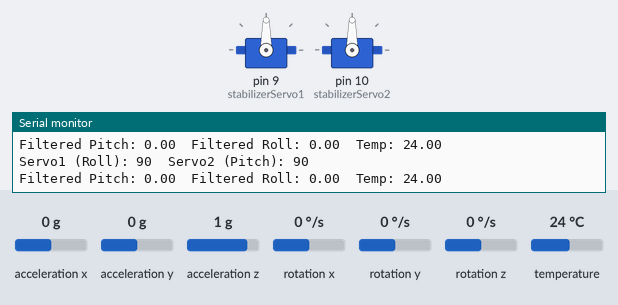
The sketch below on a simulated Arduino Uno, built with avr-gcc and run on an emulated ATmega328P. On the bench: 2 × servo, the last lines printed to the serial monitor. The inputs (shaded band) are chosen by the test bench; at power-on: rotation x 0 °/s, acceleration x 0 g, rotation y 0 °/s, acceleration z 1 g, acceleration y 0 g, rotation z 0 °/s, temperature 24 °C.

Above: at 1.3 s.
1.4 s: rotation x set to -100 °/s
At 2.8 s:
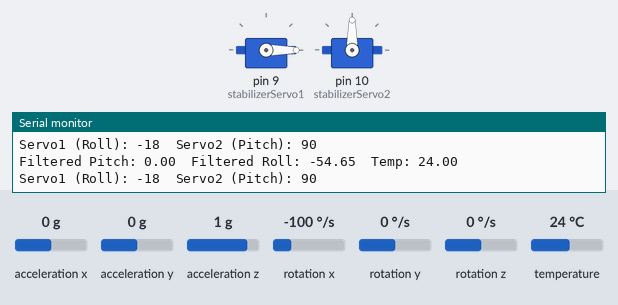
4.4 s: acceleration x set to 0.8 g
At 6.8 s:
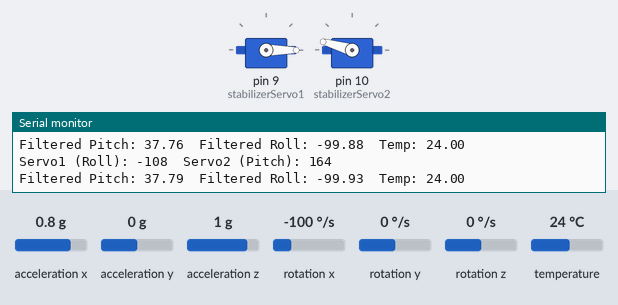
7.4 s: rotation y set to -192 °/s
At 8.6 s:
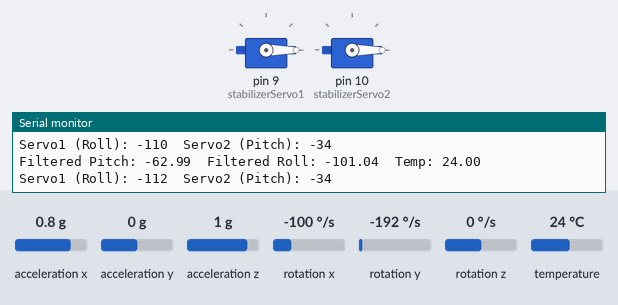
9.6 s: acceleration z set to 0 g
At 12.4 s:
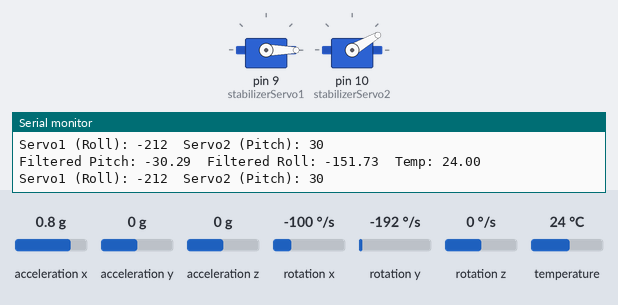
12.6 s: rotation y set to 100 °/s
14.4 s: rotation x set to 100 °/s
At 18.0 s:
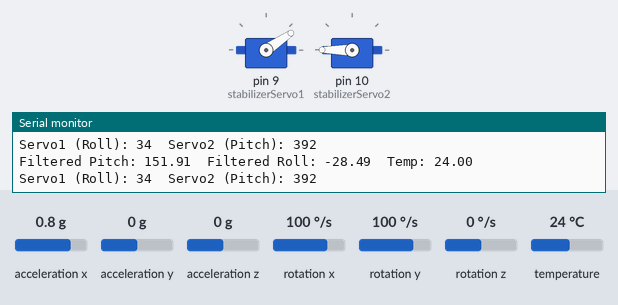
Timing chart, 0 to 18.4 s (numbered marks = the images above; inputs shaded):
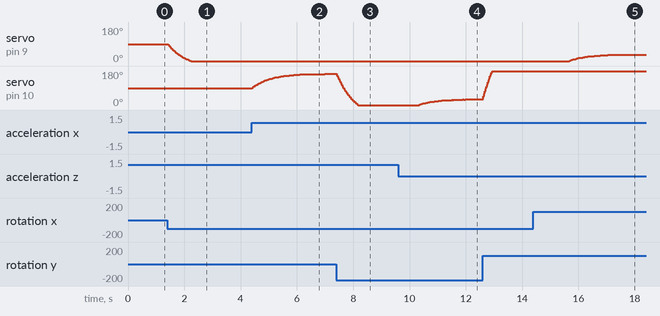

The sketch:

stabilizer2motors.ino
```cpp
// libraries
#include <Wire.h>
#include <Adafruit_MPU6050.h>
#include <Adafruit_Sensor.h>
#include <Servo.h>


 // initializing the values
 Servo stabilizerServo1; // for first motor,  parallax
 Servo stabilizerServo2; // for another motor, sg90
Adafruit_MPU6050 mpu;
float pitch_gyro = 0;
float roll_gyro = 0;
float filtered_pitch = 0;
float filtered_roll = 0;
unsigned long previousTime = 0;

const float SHAKE_THRESHOLD = 2.0;   // G-force (acceleration)
const float TILT_THRESHOLD = 15.0;   // Degrees per second (gyro)


bool debugMode = false;
// Part 1.A
void setup() {
  Serial.begin(115200);
  while (!Serial);  // Wait for Serial Monitor (optional)
  Wire.begin();

  // Run a quick test to understand if MPU is detected
  // otherwise, program will break
  if (!mpu.begin(0x68)) {  // Confirmed I2C address
    Serial.println("MPU6050 not found!");
    while (1);
  }

    stabilizerServo1.attach(9); // D9
    stabilizerServo2.attach(10); // D10

  //set up your MPU to record values
  mpu.setAccelerometerRange(MPU6050_RANGE_8_G); // acceleration sensor measure
  mpu.setGyroRange(MPU6050_RANGE_500_DEG); // sets the rotation speed range in degrees per second
  mpu.setFilterBandwidth(MPU6050_BAND_21_HZ); // helps to get smoother data

  previousTime = millis();


  delay(100);
}


// recording values
  void loop() {
  // getting the data from sensor
  sensors_event_t a, g, temp;
  mpu.getEvent(&a, &g, &temp);

  //test
  if (abs(a.acceleration.x) > SHAKE_THRESHOLD || abs(a.acceleration.y) > SHAKE_THRESHOLD || abs(a.acceleration.z - 9.8) > SHAKE_THRESHOLD) {
   //Serial.println("Shake detected!");
  }
  if (abs(g.gyro.x) > TILT_THRESHOLD || abs(g.gyro.y) > TILT_THRESHOLD || abs(g.gyro.z) > TILT_THRESHOLD) {
    //Serial.println("Tilt detected!");
  }


  // calculating the tilt/pitch
  float pitch_acc = 180 * atan2(a.acceleration.x, sqrt(a.acceleration.y * a.acceleration.y + a.acceleration.z * a.acceleration.z))/PI;
  float roll_acc  = 180 * atan2(-a.acceleration.x, a.acceleration.z) / PI;

  unsigned long currentTime = millis();
  float deltaTime = (currentTime - previousTime) / 1000.0;
  previousTime = currentTime;


  float alpha = 0.96;
 // filtered_pitch = alpha * (filtered_pitch + g.gyro.y * deltaTime * 180 / PI) + (1 - alpha) * pitch_acc;
  //filtered_roll  = alpha * (filtered_roll  + g.gyro.x * deltaTime * 180 / PI) + (1 - alpha) * roll_acc;

    filtered_roll  = alpha * (filtered_roll  + g.gyro.x * deltaTime * 180 / PI) + (1 - alpha) * roll_acc;
    filtered_pitch = alpha * (filtered_pitch + g.gyro.y * deltaTime * 180 / PI) + (1 - alpha) * pitch_acc;

  // Clamp filtered_roll to reasonable range (-45° to +45°)
  //float limitedRoll = constrain(filtered_roll, -45.0, 45.0);
  float limitedRoll = filtered_roll; // To see raw range
  float limitedPitch = filtered_pitch;
  // Map -45 to +45 degrees roll → 0 to 180 servo angle
  int servoAngle = map(limitedRoll, -45.0, 45.0, 0, 180);
  int servoPitch = map(limitedPitch,  -45.0, 45.0, 0, 180);

  // Send to servo
  stabilizerServo1.write(servoAngle); // parallax motor
  stabilizerServo2.write(servoPitch); // sg90


  if (debugMode){
  // linear acceperation
  Serial.print(" Xacc: "); Serial.print(a.acceleration.x); Serial.print("\t");
  Serial.print(" Yacc: "); Serial.print(a.acceleration.y); Serial.print("\t");
  Serial.print(" Zacc: "); Serial.print(a.acceleration.z); Serial.print("\t");


  // angualar velocity. tells us how fast youre tilting or spinninng
  Serial.print(" Xrotsp: ");    Serial.print(g.gyro.x);         Serial.print("\t");
  Serial.print(" Yrotsp: ");    Serial.print(g.gyro.y);         Serial.print("\t");
  Serial.print(" Zrotsp:");     Serial.println(g.gyro.z);       Serial.print("\t");


  // position
  // In order to save some space in the output message. I will short the <Filtered pitch> to FP
  // Filtered roll will be FR
  Serial.print ("FP: "); Serial.print(filtered_pitch); Serial.print("\t");
  Serial.print ("FR: "); Serial.println(filtered_roll);

  // temperature
  Serial.print(" Temp: "); Serial.println(temp.temperature);

  } else {

    Serial.print("Filtered Pitch: "); Serial.print(filtered_pitch); Serial.print("\t");
    Serial.print("Filtered Roll: "); Serial.print(filtered_roll); Serial.print("\t");
    Serial.print("Temp: "); Serial.println(temp.temperature);

    Serial.print("Servo1 (Roll): "); Serial.print(servoAngle);
    Serial.print("\tServo2 (Pitch): "); Serial.println(servoPitch);
  }


  delay(20); // ~20 Hz sampling rate
}
```

Measured:
- after the input at 1.4 s, servo on pin 9 (stabilizerServo1): moves from 90° to 0° over 0.82 s, starting at once
- after the input at 4.4 s, servo on pin 10 (stabilizerServo2): moves from 90° to 166° over 2.6 s, starting at once
- after the input at 7.4 s, servo on pin 10 (stabilizerServo2): moves from 166° to 0° over 0.75 s, starting at once
- after the input at 14.4 s, servo on pin 9 (stabilizerServo1): moves from 0° to 34° over 1.8 s, starting after 1.3 s
